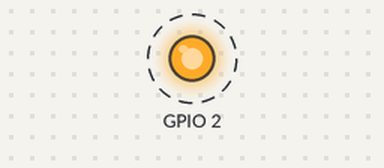
A sketch run on a simulated ESP32. Parts: output pins drawn as LEDs (lit = HIGH). Dashed ring = blinking. What the sketch prints to the serial monitor is not drawn.

Above: at 0.05 s.
Timing chart, 0 to 3.0 s (numbered marks = the images above):
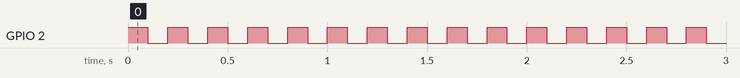

Measured:
- by itself, GPIO 2: alternates HIGH for 0.10 s and LOW for 0.10 s

The sketch:

Blink_Esp32.ino
```cpp
void setup() {
  Serial.begin(115200);
  pinMode(2, OUTPUT); // الطرف رقم 2 هو اللمبة المدمجة
}

void loop() {
  digitalWrite(2, HIGH);
  Serial.println("LED ON");
  delay(100);

  digitalWrite(2, LOW);
  Serial.println("LED OFF");
  delay(100);
}
```
